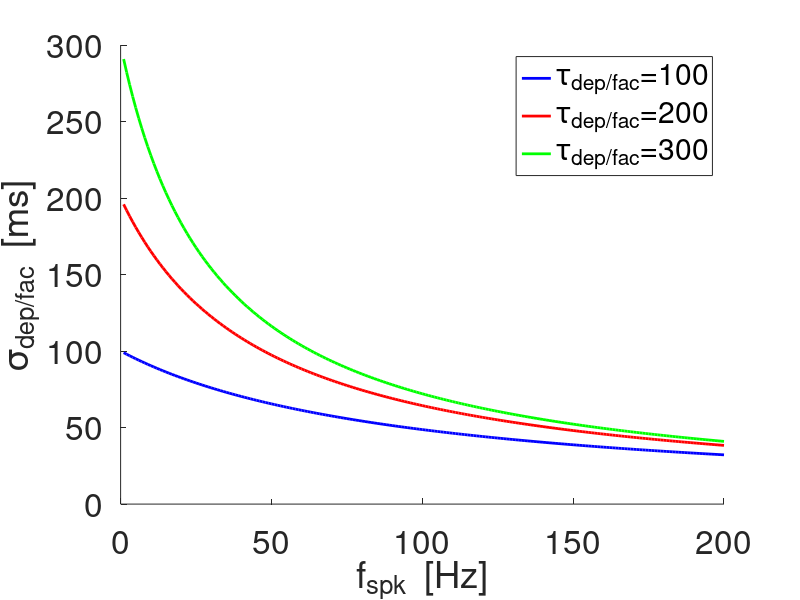
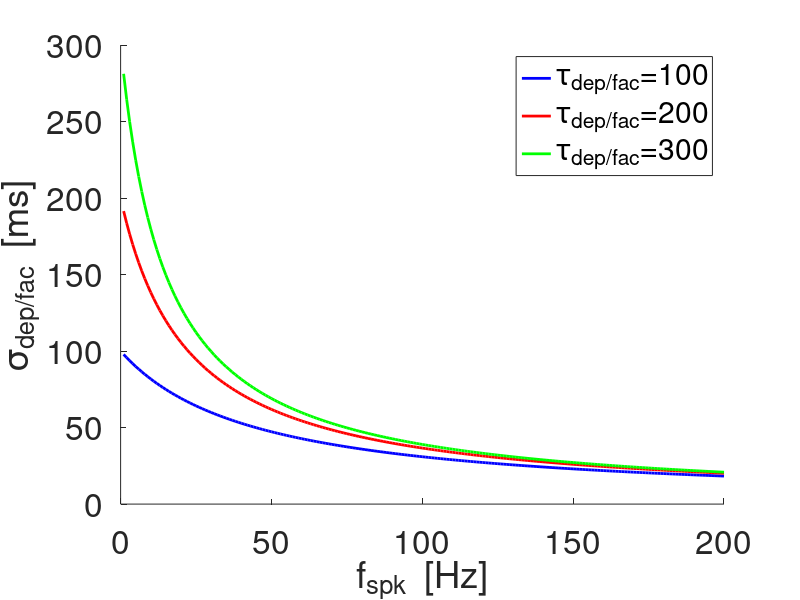
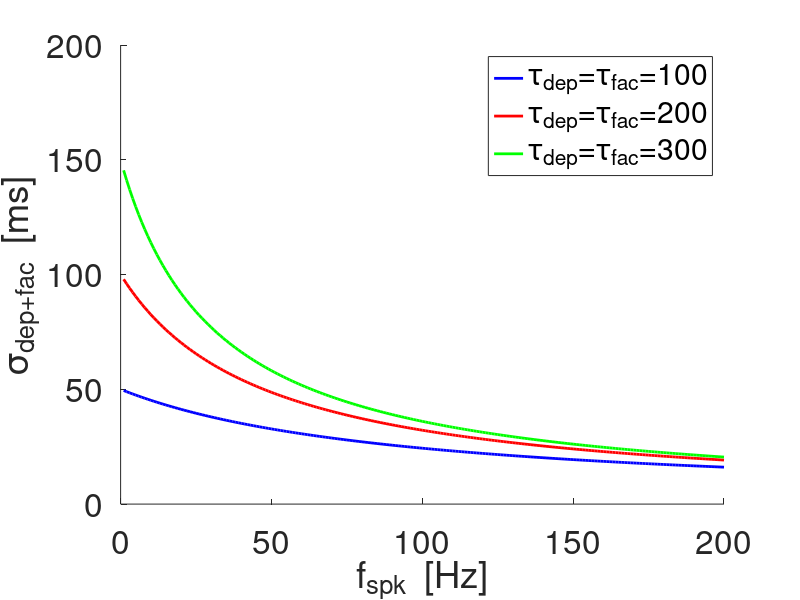
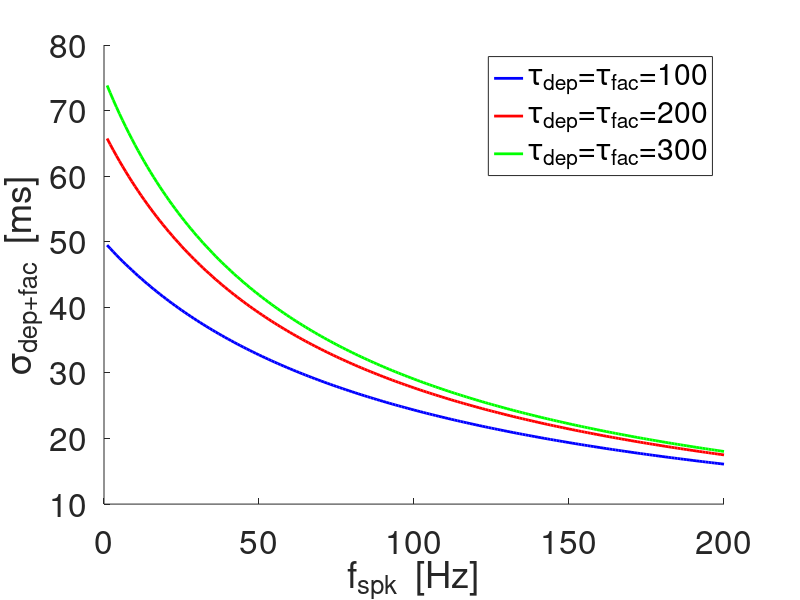

These figures' MATLAB source, in order:
% 2021-04-05

% DA model: evolution governed by the solution to the difference equations
% given by
% 
% Xn = Xss + Q(adep,taudep)^(n-1) (X1-Xss)
%
% Zn = Zss = Q(afac,taufac)^(n-1) (Z1-Zss)
%
% Q(astd,taustd) = (1-astd)*exp(-Deltaspk/taustd)
%
% Analysis of the the time constants sgma_{d}, sgma_{f} and sigma_{d+f}
%
% DA: Dayan & Abbott (2001)
%
% tau_stp, a_stp: generic notation for tau_{dep/fac}, a_{d/f}

clearvars;
close all;

lightblueish = [.4 .6 .9];
lightcoral = [0.94 0.5 0.5];
lightsalmon = [0.9 0.5 0.4];
mediumacquamarine = [0.4 0.8 0.6];
lightgray = [.7 .7 .7];
darkgray = [.3 .3 .3];
darkgray2 = [.1 .1 .1];

% Functions

Q=@(a,tau,Delta) (1-a).*exp(-Delta/tau);
Xbar=@(a,tau,Delta,Xinf) (1-exp(-Delta/tau))*Xinf./(1-(1-a).*exp(-Delta/tau));
Zbar=@(a,tau,Delta,Zinf) ((1-exp(-Delta/tau))*(1-a)*Zinf+a)./(1-(1-a).*exp(-Delta/tau));

% Parameters

% Reference parameter values:
%
% adep = 0.1;
% afac = 0.1;
Xinf = 1;
Zinf = 0;

SpkFreqin = 0:1:200;
SpkPerin = 1000./SpkFreqin;
Deltaspk = SpkPerin;


astp = 0.1;
taustp = 100;
Sgma_stp1 = Deltaspk./(Deltaspk./taustp-log(1-astp));
taustp = 200;
Sgma_stp2 = Deltaspk./(Deltaspk./taustp-log(1-astp));
taustp = 300;
Sgma_stp3 = Deltaspk./(Deltaspk./taustp-log(1-astp));

figure
hold on
plot(SpkFreqin,Sgma_stp1,'-b','linewidth',2);
plot(SpkFreqin,Sgma_stp2,'-r','linewidth',2);
plot(SpkFreqin,Sgma_stp3,'-g','linewidth',2);
set(gca,'fontsize',24);
xlabel('f_{spk}  [Hz]');
ylabel('\sigma_{dep/fac}  [ms]');
legend('\tau_{dep/fac}=100','\tau_{dep/fac}=200','\tau_{dep/fac}=300');




astp = 0.2;
taustp = 100;
Sgma_stp1 = Deltaspk./(Deltaspk./taustp-log(1-astp));
taustp = 200;
Sgma_stp2 = Deltaspk./(Deltaspk./taustp-log(1-astp));
taustp = 300;
Sgma_stp3 = Deltaspk./(Deltaspk./taustp-log(1-astp));

figure
hold on
plot(SpkFreqin,Sgma_stp1,'-b','linewidth',2);
plot(SpkFreqin,Sgma_stp2,'-r','linewidth',2);
plot(SpkFreqin,Sgma_stp3,'-g','linewidth',2);
set(gca,'fontsize',24);
xlabel('f_{spk}  [Hz]');
ylabel('\sigma_{dep/fac}  [ms]');
legend('\tau_{dep/fac}=100','\tau_{dep/fac}=200','\tau_{dep/fac}=300');


adep = 0.1;
afac = 0.1;
taudep = 100;
taufac = 100;
Sgma_depfac1 = Deltaspk./(Deltaspk*(1/taudep+1/taufac)-log(1-adep)-log(1-afac));
taudep = 200;
taufac = 200;
Sgma_depfac2 = Deltaspk./(Deltaspk*(1/taudep+1/taufac)-log(1-adep)-log(1-afac));
taudep = 300;
taufac = 300;
Sgma_depfac3 = Deltaspk./(Deltaspk*(1/taudep+1/taufac)-log(1-adep)-log(1-afac));


figure
hold on
plot(SpkFreqin,Sgma_depfac1,'-b','linewidth',2);
plot(SpkFreqin,Sgma_depfac2,'-r','linewidth',2);
plot(SpkFreqin,Sgma_depfac3,'-g','linewidth',2);
set(gca,'fontsize',24);
xlabel('f_{spk}  [Hz]');
ylabel('\sigma_{dep+fac}  [ms]');
legend('\tau_{dep}=\tau_{fac}=100','\tau_{dep}=\tau_{fac}=200','\tau_{dep}=\tau_{fac}=300');

adep = 0.1;
afac = 0.1;
taudep = 100;
taufac = 100;
Sgma_depfac1 = Deltaspk./(Deltaspk*(1/taudep+1/taufac)-log(1-adep)-log(1-afac));
taudep = 100;
taufac = 200;
Sgma_depfac2 = Deltaspk./(Deltaspk*(1/taudep+1/taufac)-log(1-adep)-log(1-afac));
taudep = 100;
taufac = 300;
Sgma_depfac3 = Deltaspk./(Deltaspk*(1/taudep+1/taufac)-log(1-adep)-log(1-afac));


figure
hold on
plot(SpkFreqin,Sgma_depfac1,'-b','linewidth',2);
plot(SpkFreqin,Sgma_depfac2,'-r','linewidth',2);
plot(SpkFreqin,Sgma_depfac3,'-g','linewidth',2);
set(gca,'fontsize',24);
xlabel('f_{spk}  [Hz]');
ylabel('\sigma_{dep+fac}  [ms]');
legend('\tau_{dep}=\tau_{fac}=100','\tau_{dep}=\tau_{fac}=200','\tau_{dep}=\tau_{fac}=300');











